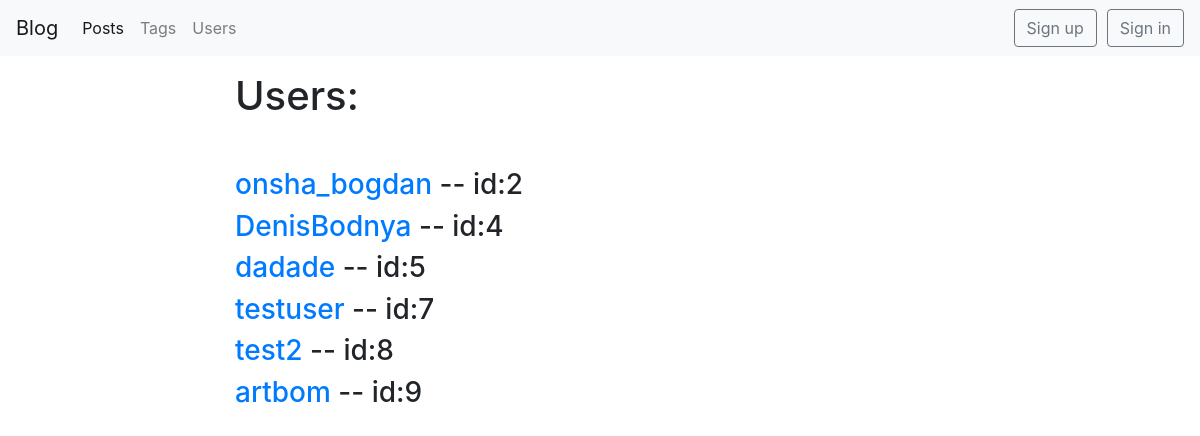
The app's page /blog/users/, older data.
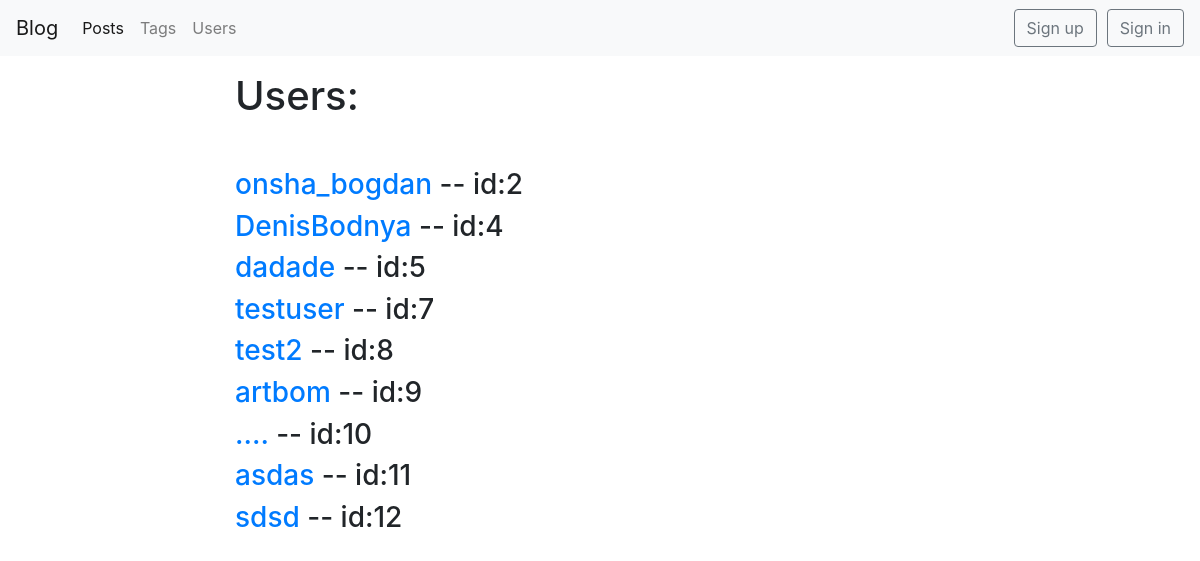
The same page, newer data.
### blog/models.py (models this page shows, shortened)
class BlogUser(User):
    def get_absolute_url(self):
        return reverse('user_detail_url', kwargs={'id': self.id})

### blog/views.py (the view)
# urls.py: path('users/', users_list, name='users_list_url'),
def users_list(request):
    users = BlogUser.objects.all()
    return render(request, 'blog/users_list.html', context={'users': users})

### blog/templates/blog/users_list.html (shortened to what this page needs)
{% extends 'blog/base_blog.html' %}
{% block content %}
    <h1 class="mb-5">Users:</h1>
    {% for user in users %}
        <h3><a href="{{ user.get_absolute_url }}"> {{ user.username}}</a> -- id:{{user.id}}</h3>
    {% endfor %}
{% endblock %}

Row changes from the older to the newer data that the page shows:
added BlogUser: username "....", id "10"
added BlogUser: username "asdas", id "11"
added BlogUser: username "sdsd", id "12"
